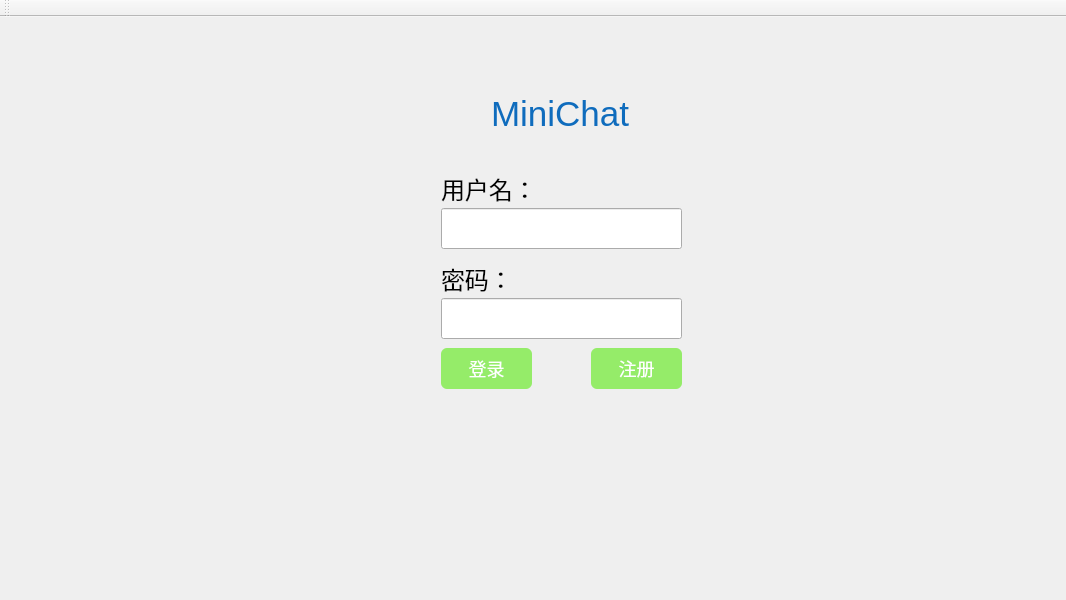
<?xml version="1.0" encoding="UTF-8"?>
<ui version="4.0">
 <class>MiniChatClass</class>
 <widget class="QMainWindow" name="MiniChatClass">
  <property name="windowModality">
   <enum>Qt::WindowModality::ApplicationModal</enum>
  </property>
  <property name="geometry">
   <rect>
    <x>0</x>
    <y>0</y>
    <width>1066</width>
    <height>600</height>
   </rect>
  </property>
  <property name="sizePolicy">
   <sizepolicy hsizetype="Fixed" vsizetype="Fixed">
    <horstretch>0</horstretch>
    <verstretch>0</verstretch>
   </sizepolicy>
  </property>
  <property name="maximumSize">
   <size>
    <width>1066</width>
    <height>600</height>
   </size>
  </property>
  <property name="windowTitle">
   <string>MiniChat</string>
  </property>
  <widget class="QWidget" name="centralWidget">
   <property name="sizePolicy">
    <sizepolicy hsizetype="Preferred" vsizetype="Preferred">
     <horstretch>0</horstretch>
     <verstretch>0</verstretch>
    </sizepolicy>
   </property>
   <layout class="QHBoxLayout" name="horizontalLayout_2">
    <item>
     <widget class="QStackedWidget" name="stackedWidget">
      <property name="sizePolicy">
       <sizepolicy hsizetype="Preferred" vsizetype="Preferred">
        <horstretch>0</horstretch>
        <verstretch>0</verstretch>
       </sizepolicy>
      </property>
      <property name="maximumSize">
       <size>
        <width>16777215</width>
        <height>16777215</height>
       </size>
      </property>
      <property name="currentIndex">
       <number>0</number>
      </property>
      <widget class="QWidget" name="loginpage">
       <widget class="QLabel" name="statusLabel">
        <property name="geometry">
         <rect>
          <x>490</x>
          <y>370</y>
          <width>161</width>
          <height>41</height>
         </rect>
        </property>
        <property name="font">
         <font>
          <pointsize>12</pointsize>
         </font>
        </property>
        <property name="text">
         <string/>
        </property>
       </widget>
       <widget class="QLineEdit" name="userEdit">
        <property name="geometry">
         <rect>
          <x>430</x>
          <y>180</y>
          <width>241</width>
          <height>41</height>
         </rect>
        </property>
        <property name="font">
         <font>
          <pointsize>18</pointsize>
         </font>
        </property>
        <property name="text">
         <string/>
        </property>
       </widget>
       <widget class="QLineEdit" name="passwordEdit">
        <property name="enabled">
         <bool>true</bool>
        </property>
        <property name="geometry">
         <rect>
          <x>430</x>
          <y>270</y>
          <width>241</width>
          <height>41</height>
         </rect>
        </property>
        <property name="font">
         <font>
          <pointsize>18</pointsize>
         </font>
        </property>
        <property name="echoMode">
         <enum>QLineEdit::EchoMode::Password</enum>
        </property>
       </widget>
       <widget class="QLabel" name="label_2">
        <property name="geometry">
         <rect>
          <x>430</x>
          <y>140</y>
          <width>91</width>
          <height>41</height>
         </rect>
        </property>
        <property name="font">
         <font>
          <pointsize>18</pointsize>
         </font>
        </property>
        <property name="text">
         <string>用户名：</string>
        </property>
       </widget>
       <widget class="QPushButton" name="loginButton">
        <property name="geometry">
         <rect>
          <x>430</x>
          <y>320</y>
          <width>91</width>
          <height>41</height>
         </rect>
        </property>
        <property name="font">
         <font>
          <pointsize>-1</pointsize>
         </font>
        </property>
        <property name="styleSheet">
         <string notr="true">QPushButton
{
    background-color:#95EC69;
    color:white;

    border:none;
    border-radius:6px;

    font-size:18px;
}

QPushButton:hover
{
    background-color:#7ED957;
}

QPushButton:pressed
{
    background-color:#6BC34A;
}</string>
        </property>
        <property name="text">
         <string>登录</string>
        </property>
       </widget>
       <widget class="QPushButton" name="registerButton">
        <property name="geometry">
         <rect>
          <x>580</x>
          <y>320</y>
          <width>91</width>
          <height>41</height>
         </rect>
        </property>
        <property name="font">
         <font>
          <pointsize>-1</pointsize>
         </font>
        </property>
        <property name="styleSheet">
         <string notr="true">QPushButton
{
    background-color:#95EC69;
    color:white;

    border:none;
    border-radius:6px;

    font-size:18px;
}

QPushButton:hover
{
    background-color:#7ED957;
}

QPushButton:pressed
{
    background-color:#6BC34A;
}</string>
        </property>
        <property name="text">
         <string>注册</string>
        </property>
       </widget>
       <widget class="QLabel" name="label_3">
        <property name="geometry">
         <rect>
          <x>430</x>
          <y>230</y>
          <width>91</width>
          <height>41</height>
         </rect>
        </property>
        <property name="font">
         <font>
          <pointsize>18</pointsize>
         </font>
        </property>
        <property name="text">
         <string>密码：</string>
        </property>
       </widget>
       <widget class="QLabel" name="label">
        <property name="geometry">
         <rect>
          <x>480</x>
          <y>60</y>
          <width>151</width>
          <height>51</height>
         </rect>
        </property>
        <property name="font">
         <font>
          <pointsize>26</pointsize>
         </font>
        </property>
        <property name="styleSheet">
         <string notr="true">QLabel
{
    color: #0F6CBD
}</string>
        </property>
        <property name="text">
         <string>MiniChat</string>
        </property>
       </widget>
      </widget>
      <widget class="QWidget" name="mainpage">
       <widget class="QWidget" name="horizontalLayoutWidget">
        <property name="geometry">
         <rect>
          <x>0</x>
          <y>0</y>
          <width>184</width>
          <height>561</height>
         </rect>
        </property>
        <layout class="QHBoxLayout" name="horizontalLayout">
         <item>
          <widget class="QFrame" name="Leftframe">
           <property name="sizePolicy">
            <sizepolicy hsizetype="Preferred" vsizetype="Expanding">
             <horstretch>0</horstretch>
             <verstretch>0</verstretch>
            </sizepolicy>
           </property>
           <property name="minimumSize">
            <size>
             <width>0</width>
             <height>221</height>
            </size>
           </property>
           <property name="layoutDirection">
            <enum>Qt::LayoutDirection::LeftToRight</enum>
           </property>
           <property name="frameShape">
            <enum>QFrame::Shape::StyledPanel</enum>
           </property>
           <property name="frameShadow">
            <enum>QFrame::Shadow::Raised</enum>
           </property>
           <layout class="QVBoxLayout" name="verticalLayout">
            <item>
             <widget class="QLabel" name="label_8">
              <property name="font">
               <font>
                <pointsize>20</pointsize>
                <underline>false</underline>
                <strikeout>false</strikeout>
               </font>
              </property>
              <property name="styleSheet">
               <string notr="true">QLabel
{
    color: #666666;
}</string>
              </property>
              <property name="text">
               <string>登录用户</string>
              </property>
              <property name="alignment">
               <set>Qt::AlignmentFlag::AlignCenter</set>
              </property>
             </widget>
            </item>
            <item>
             <widget class="QLabel" name="labelUser">
              <property name="font">
               <font>
                <pointsize>18</pointsize>
                <underline>false</underline>
                <strikeout>false</strikeout>
               </font>
              </property>
              <property name="styleSheet">
               <string notr="true">QLabel
{
    color: #0F6CBD
}</string>
              </property>
              <property name="text">
               <string>user</string>
              </property>
              <property name="alignment">
               <set>Qt::AlignmentFlag::AlignCenter</set>
              </property>
             </widget>
            </item>
            <item>
             <widget class="Line" name="line">
              <property name="orientation">
               <enum>Qt::Orientation::Horizontal</enum>
              </property>
             </widget>
            </item>
            <item>
             <widget class="QPushButton" name="btnSession">
              <property name="font">
               <font>
                <pointsize>-1</pointsize>
               </font>
              </property>
              <property name="styleSheet">
               <string notr="true">QPushButton
{
    background-color:#F2F2F2;
    color:#333333;

    border:1px solid #D9D9D9;
    border-radius:6px;

    font-size:25px;

    padding:8px 18px;
}

QPushButton:hover
{
    background-color:#E8E8E8;
}

QPushButton:pressed
{
    background-color:#DCDCDC;
}</string>
              </property>
              <property name="text">
               <string>聊天列表</string>
              </property>
              <property name="autoDefault">
               <bool>true</bool>
              </property>
             </widget>
            </item>
            <item>
             <widget class="QPushButton" name="btnFriend">
              <property name="font">
               <font>
                <pointsize>-1</pointsize>
               </font>
              </property>
              <property name="styleSheet">
               <string notr="true">QPushButton
{
    background-color:#F2F2F2;
    color:#333333;

    border:1px solid #D9D9D9;
    border-radius:6px;

    font-size:25px;

    padding:8px 18px;
}

QPushButton:hover
{
    background-color:#E8E8E8;
}

QPushButton:pressed
{
    background-color:#DCDCDC;
}</string>
              </property>
              <property name="text">
               <string>通讯好友</string>
              </property>
              <property name="autoDefault">
               <bool>true</bool>
              </property>
             </widget>
            </item>
            <item>
             <widget class="QPushButton" name="btnRequest">
              <property name="font">
               <font>
                <pointsize>-1</pointsize>
               </font>
              </property>
              <property name="styleSheet">
               <string notr="true">QPushButton
{
    background-color:#F2F2F2;
    color:#333333;

    border:1px solid #D9D9D9;
    border-radius:6px;

    font-size:25px;

    padding:8px 18px;
}

QPushButton:hover
{
    background-color:#E8E8E8;
}

QPushButton:pressed
{
    background-color:#DCDCDC;
}</string>
              </property>
              <property name="text">
               <string>好友申请</string>
              </property>
              <property name="autoDefault">
               <bool>true</bool>
              </property>
             </widget>
            </item>
            <item>
             <widget class="QPushButton" name="btnLogout">
              <property name="font">
               <font>
                <pointsize>-1</pointsize>
               </font>
              </property>
              <property name="styleSheet">
               <string notr="true">QPushButton
{
    background-color:#F2F2F2;
    color:#333333;

    border:1px solid #D9D9D9;
    border-radius:6px;

    font-size:25px;

    padding:8px 18px;
}

QPushButton:hover
{
    background-color:#E8E8E8;
}

QPushButton:pressed
{
    background-color:#DCDCDC;
}</string>
              </property>
              <property name="text">
               <string>退出登录</string>
              </property>
              <property name="autoDefault">
               <bool>true</bool>
              </property>
             </widget>
            </item>
            <item>
             <spacer name="verticalSpacer">
              <property name="orientation">
               <enum>Qt::Orientation::Vertical</enum>
              </property>
              <property name="sizeHint" stdset="0">
               <size>
                <width>20</width>
                <height>40</height>
               </size>
              </property>
             </spacer>
            </item>
           </layout>
          </widget>
         </item>
        </layout>
       </widget>
       <widget class="QStackedWidget" name="contentWidget">
        <property name="geometry">
         <rect>
          <x>190</x>
          <y>0</y>
          <width>860</width>
          <height>560</height>
         </rect>
        </property>
        <property name="sizePolicy">
         <sizepolicy hsizetype="Expanding" vsizetype="Expanding">
          <horstretch>0</horstretch>
          <verstretch>0</verstretch>
         </sizepolicy>
        </property>
        <property name="currentIndex">
         <number>0</number>
        </property>
        <widget class="QWidget" name="pageSession">
         <property name="font">
          <font>
           <pointsize>16</pointsize>
          </font>
         </property>
         <property name="styleSheet">
          <string notr="true">QListWidget::item
{
    border-bottom:1px solid #E5E5E5;
    padding:8px;
}QListWidget::item:selected
{
    background-color: rgb(230,240,250);
    color: black;
}</string>
         </property>
         <widget class="QListWidget" name="sessionList">
          <property name="geometry">
           <rect>
            <x>0</x>
            <y>40</y>
            <width>850</width>
            <height>520</height>
           </rect>
          </property>
          <property name="font">
           <font>
            <pointsize>16</pointsize>
           </font>
          </property>
         </widget>
         <widget class="QLabel" name="label_4">
          <property name="geometry">
           <rect>
            <x>370</x>
            <y>0</y>
            <width>110</width>
            <height>30</height>
           </rect>
          </property>
          <property name="font">
           <font>
            <pointsize>18</pointsize>
           </font>
          </property>
          <property name="text">
           <string>聊天列表</string>
          </property>
         </widget>
         <widget class="Line" name="line_3">
          <property name="geometry">
           <rect>
            <x>0</x>
            <y>30</y>
            <width>850</width>
            <height>20</height>
           </rect>
          </property>
          <property name="orientation">
           <enum>Qt::Orientation::Horizontal</enum>
          </property>
         </widget>
        </widget>
        <widget class="QWidget" name="pageChat">
         <widget class="QPushButton" name="btnBack">
          <property name="geometry">
           <rect>
            <x>0</x>
            <y>0</y>
            <width>74</width>
            <height>35</height>
           </rect>
          </property>
          <property name="font">
           <font>
            <pointsize>-1</pointsize>
           </font>
          </property>
          <property name="styleSheet">
           <string notr="true">QPushButton
{
    background-color:#5A5A5A;
    color:white;

    border:none;
    border-radius:6px;

    font-size:16px;

    min-height:25px;
    min-width:50px;

    padding:5px 12px;
}

QPushButton:hover
{
    background-color:#4A4A4A;
}

QPushButton:pressed
{
    background-color:#3A3A3A;
}</string>
          </property>
          <property name="text">
           <string>返回</string>
          </property>
         </widget>
         <widget class="QLabel" name="lblFriendName">
          <property name="geometry">
           <rect>
            <x>370</x>
            <y>0</y>
            <width>200</width>
            <height>35</height>
           </rect>
          </property>
          <property name="font">
           <font>
            <pointsize>18</pointsize>
           </font>
          </property>
          <property name="text">
           <string>TextLabel</string>
          </property>
         </widget>
         <widget class="Line" name="line_2">
          <property name="geometry">
           <rect>
            <x>0</x>
            <y>30</y>
            <width>850</width>
            <height>20</height>
           </rect>
          </property>
          <property name="orientation">
           <enum>Qt::Orientation::Horizontal</enum>
          </property>
         </widget>
         <widget class="QTextEdit" name="editSend">
          <property name="geometry">
           <rect>
            <x>0</x>
            <y>430</y>
            <width>850</width>
            <height>130</height>
           </rect>
          </property>
          <property name="font">
           <font>
            <pointsize>16</pointsize>
           </font>
          </property>
         </widget>
         <widget class="QPushButton" name="btnSend">
          <property name="geometry">
           <rect>
            <x>770</x>
            <y>429</y>
            <width>80</width>
            <height>40</height>
           </rect>
          </property>
          <property name="font">
           <font>
            <pointsize>-1</pointsize>
           </font>
          </property>
          <property name="styleSheet">
           <string notr="true">QPushButton
{
    background-color:#95EC69;
    color:white;

    border:none;
    border-radius:6px;

    font-size:18px;
}

QPushButton:hover
{
    background-color:#7ED957;
}

QPushButton:pressed
{
    background-color:#6BC34A;
}</string>
          </property>
          <property name="text">
           <string>发送</string>
          </property>
         </widget>
         <widget class="QListWidget" name="listChat">
          <property name="geometry">
           <rect>
            <x>0</x>
            <y>40</y>
            <width>850</width>
            <height>390</height>
           </rect>
          </property>
          <property name="font">
           <font>
            <pointsize>16</pointsize>
           </font>
          </property>
         </widget>
         <widget class="QPushButton" name="deleteChat">
          <property name="geometry">
           <rect>
            <x>760</x>
            <y>0</y>
            <width>90</width>
            <height>35</height>
           </rect>
          </property>
          <property name="font">
           <font>
            <pointsize>-1</pointsize>
           </font>
          </property>
          <property name="styleSheet">
           <string notr="true">QPushButton
{
    background-color:#F56C6C;
    color:white;

    border:none;
    border-radius:6px;

    font-size:16px;

    min-height:25px;
    min-width:60px;

    padding:5px 12px;
}

QPushButton:hover
{
    background-color:#E74C3C;
}

QPushButton:pressed
{
    background-color:#C0392B;
}</string>
          </property>
          <property name="text">
           <string>删除记录</string>
          </property>
         </widget>
        </widget>
        <widget class="QWidget" name="pageFriend">
         <property name="font">
          <font>
           <pointsize>16</pointsize>
          </font>
         </property>
         <property name="styleSheet">
          <string notr="true">QListWidget::item
{
    border-bottom:1px solid #E5E5E5;
    padding:8px;
}QListWidget::item:selected
{
    background-color: rgb(230,240,250);
    color: black;
}</string>
         </property>
         <widget class="QListWidget" name="FriendList">
          <property name="geometry">
           <rect>
            <x>0</x>
            <y>40</y>
            <width>850</width>
            <height>520</height>
           </rect>
          </property>
          <property name="font">
           <font>
            <pointsize>16</pointsize>
           </font>
          </property>
         </widget>
         <widget class="QLabel" name="label_5">
          <property name="geometry">
           <rect>
            <x>370</x>
            <y>0</y>
            <width>110</width>
            <height>30</height>
           </rect>
          </property>
          <property name="font">
           <font>
            <pointsize>18</pointsize>
           </font>
          </property>
          <property name="text">
           <string>通讯好友</string>
          </property>
         </widget>
         <widget class="Line" name="line_4">
          <property name="geometry">
           <rect>
            <x>0</x>
            <y>30</y>
            <width>850</width>
            <height>20</height>
           </rect>
          </property>
          <property name="orientation">
           <enum>Qt::Orientation::Horizontal</enum>
          </property>
         </widget>
        </widget>
        <widget class="QWidget" name="pageRequest">
         <widget class="QPushButton" name="QuestSend">
          <property name="geometry">
           <rect>
            <x>730</x>
            <y>90</y>
            <width>121</width>
            <height>51</height>
           </rect>
          </property>
          <property name="font">
           <font>
            <pointsize>-1</pointsize>
           </font>
          </property>
          <property name="styleSheet">
           <string notr="true">QPushButton
{
    background-color:#95EC69;
    color:white;

    border:none;
    border-radius:6px;

    font-size:18px;
}

QPushButton:hover
{
    background-color:#7ED957;
}

QPushButton:pressed
{
    background-color:#6BC34A;
}</string>
          </property>
          <property name="text">
           <string>发送申请</string>
          </property>
         </widget>
         <widget class="QListWidget" name="FriendQuestList">
          <property name="geometry">
           <rect>
            <x>0</x>
            <y>190</y>
            <width>850</width>
            <height>370</height>
           </rect>
          </property>
          <property name="font">
           <font>
            <pointsize>16</pointsize>
           </font>
          </property>
          <property name="styleSheet">
           <string notr="true">QListWidget::item
{
    border-bottom:1px solid #E5E5E5;
    padding:8px;
}QListWidget::item:selected
{
    background-color: rgb(230,240,250);
    color: black;
}</string>
          </property>
         </widget>
         <widget class="Line" name="line_5">
          <property name="geometry">
           <rect>
            <x>0</x>
            <y>30</y>
            <width>850</width>
            <height>20</height>
           </rect>
          </property>
          <property name="orientation">
           <enum>Qt::Orientation::Horizontal</enum>
          </property>
         </widget>
         <widget class="QLabel" name="label_6">
          <property name="geometry">
           <rect>
            <x>370</x>
            <y>0</y>
            <width>110</width>
            <height>30</height>
           </rect>
          </property>
          <property name="font">
           <font>
            <pointsize>18</pointsize>
           </font>
          </property>
          <property name="text">
           <string>好友申请</string>
          </property>
         </widget>
         <widget class="QLabel" name="label_7">
          <property name="geometry">
           <rect>
            <x>10</x>
            <y>50</y>
            <width>101</width>
            <height>31</height>
           </rect>
          </property>
          <property name="font">
           <font>
            <pointsize>16</pointsize>
           </font>
          </property>
          <property name="text">
           <string>申请好友：</string>
          </property>
         </widget>
         <widget class="QLabel" name="label_9">
          <property name="geometry">
           <rect>
            <x>10</x>
            <y>150</y>
            <width>151</width>
            <height>41</height>
           </rect>
          </property>
          <property name="font">
           <font>
            <pointsize>16</pointsize>
           </font>
          </property>
          <property name="text">
           <string>已有申请列表：</string>
          </property>
         </widget>
         <widget class="QLineEdit" name="FriendEdit">
          <property name="geometry">
           <rect>
            <x>0</x>
            <y>90</y>
            <width>731</width>
            <height>51</height>
           </rect>
          </property>
          <property name="font">
           <font>
            <pointsize>16</pointsize>
           </font>
          </property>
         </widget>
        </widget>
       </widget>
       <widget class="QLabel" name="lblSessionRedDot">
        <property name="geometry">
         <rect>
          <x>150</x>
          <y>90</y>
          <width>25</width>
          <height>25</height>
         </rect>
        </property>
        <property name="font">
         <font>
          <pointsize>14</pointsize>
         </font>
        </property>
        <property name="styleSheet">
         <string notr="true">QLabel
{
    color:red;
}</string>
        </property>
        <property name="text">
         <string>🔴</string>
        </property>
       </widget>
       <widget class="QLabel" name="lblRequestRedDot">
        <property name="geometry">
         <rect>
          <x>150</x>
          <y>202</y>
          <width>25</width>
          <height>25</height>
         </rect>
        </property>
        <property name="font">
         <font>
          <pointsize>14</pointsize>
         </font>
        </property>
        <property name="styleSheet">
         <string notr="true">QLabel
{
    color:red;
}</string>
        </property>
        <property name="text">
         <string>🔴</string>
        </property>
       </widget>
      </widget>
     </widget>
    </item>
   </layout>
  </widget>
  <widget class="QMenuBar" name="menuBar">
   <property name="geometry">
    <rect>
     <x>0</x>
     <y>0</y>
     <width>1066</width>
     <height>33</height>
    </rect>
   </property>
  </widget>
  <widget class="QToolBar" name="mainToolBar">
   <attribute name="toolBarArea">
    <enum>TopToolBarArea</enum>
   </attribute>
   <attribute name="toolBarBreak">
    <bool>false</bool>
   </attribute>
  </widget>
 </widget>
 <layoutdefault spacing="6" margin="11"/>
 <resources>
  <include location="MiniChat.qrc"/>
 </resources>
 <connections/>
</ui>
